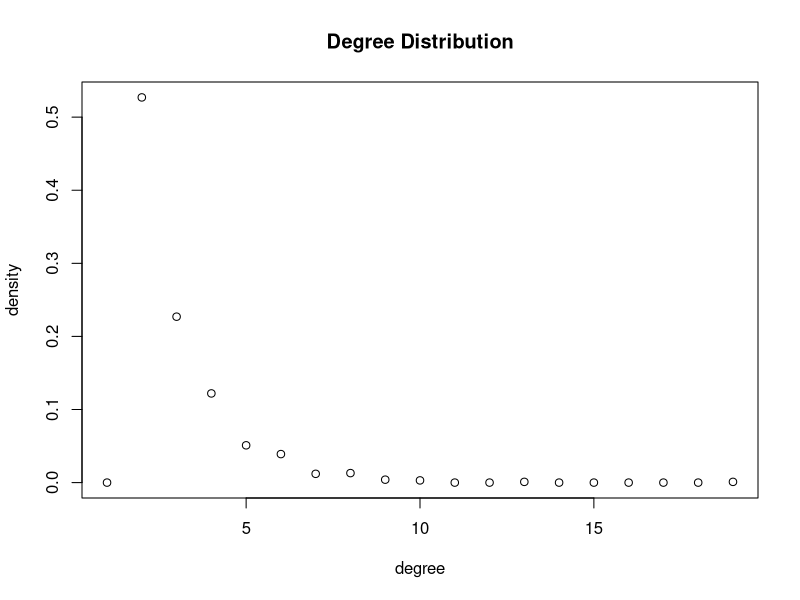
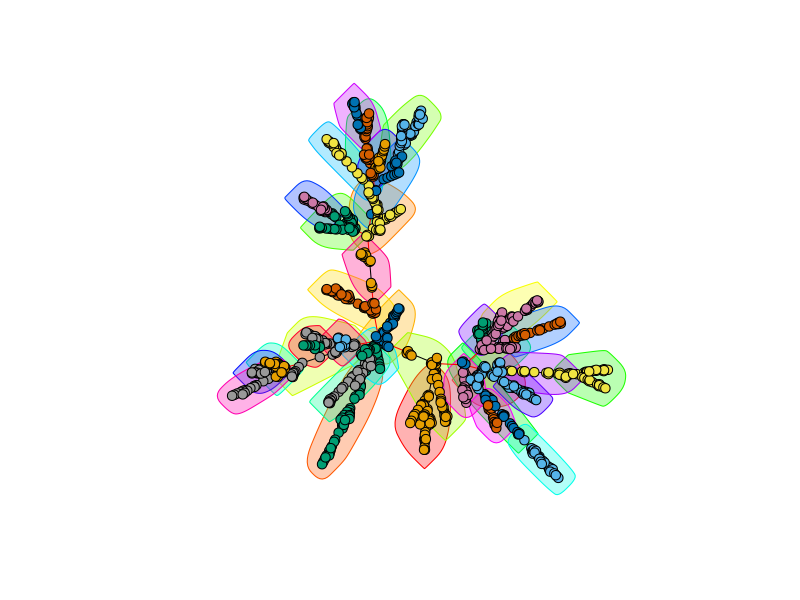

These figures' R source, in order:
library(igraph)
#(a)
g <- sample_pa_age(1000, pa.exp=1, aging.exp=-1, aging.bin=1000, directed = FALSE)
pdf("p3_1.pdf")
plot(degree_distribution(g), main = "Degree Distribution", xlab="degree", ylab="density")
dev.off()

#(b)
structure <- cluster_fast_greedy(g)
print(paste("length: ", length(structure)))
print(paste("modularity: ", modularity(structure)))
pdf("p3_2_.pdf")
plot(structure, g, layout=layout.fruchterman.reingold(g, niter=10000), col = membership(structure),mark.groups = communities(structure), edge.color = c("black", "red")[crossing(structure,g) + 1],vertex.label=NA, vertex.size=5)
dev.off()
